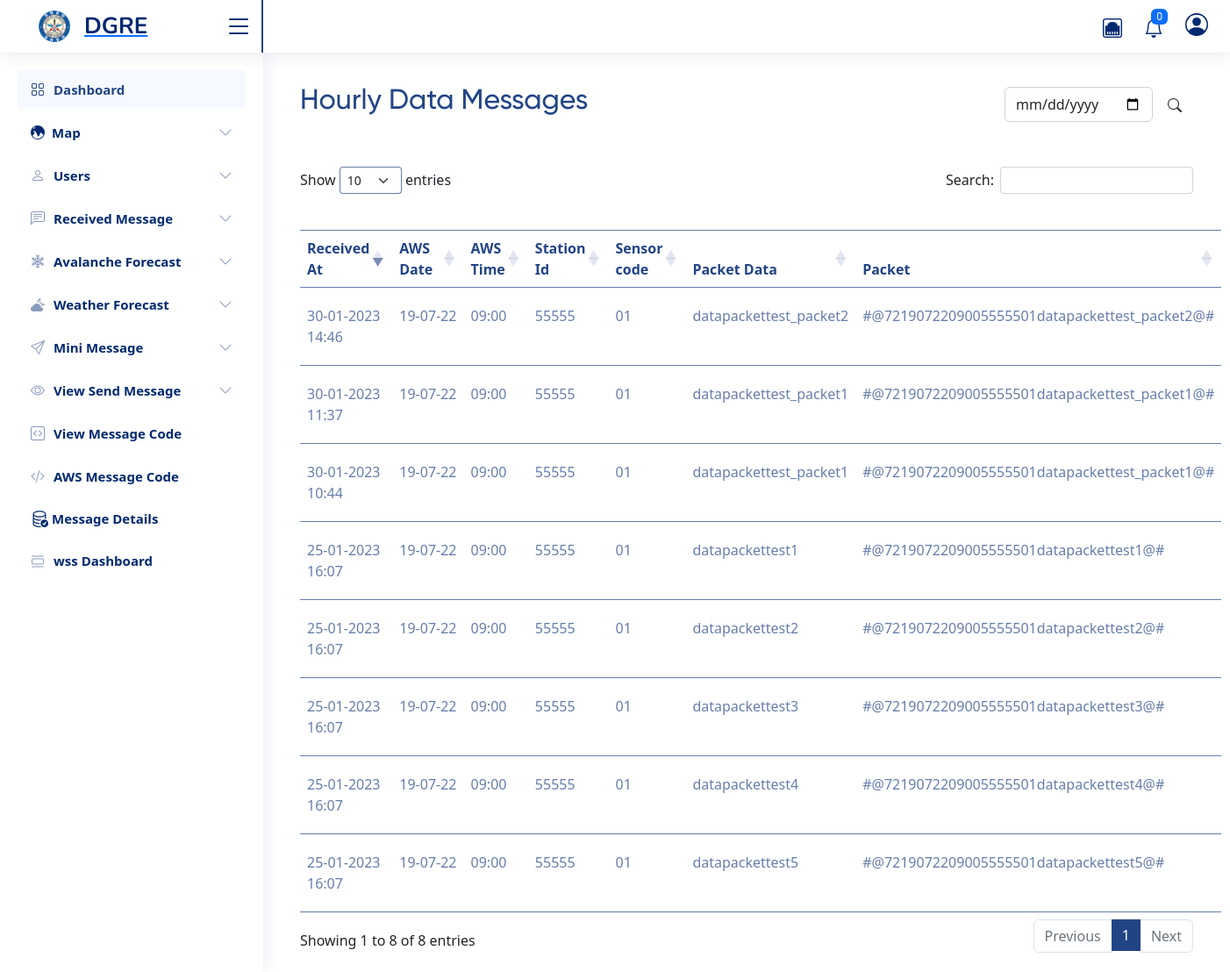
Page /message/hourly-data/ (signed in) on the committed database.
### wss_handler/models.py (models this page shows, shortened)
class Receive_message(models.Model):
    received_on = models.DateTimeField(auto_now=True)
    data = models.CharField(max_length=255)
    message_type = models.CharField(max_length=2)
    aws_date = models.CharField(max_length=6)
    aws_time = models.CharField(max_length=4)
    station_id = models.CharField(max_length=5)
    sensor_code = models.CharField(max_length=2)
    packet_data = models.CharField(max_length=117)
    packet = models.CharField(null=True, blank=True, max_length=255)

### taskapp/views.py (the view)
# urls.py: path("hourly-data/", views.hourly_data_show),
@login_required(login_url='/login/')
def hourly_data_show(request):
    messages = Receive_message.objects.filter(message_type="72")
    return render(request, "messages/hourly-data.html", locals())

### templates/messages/hourly-data.html (shortened to what this page needs)
{% extends "base.html" %}
{% block content %}
{% include "datatable.html" %}
<div class="col-md-9 col-lg-12 px-md-4 add-pointer-btn">
    <div class="d-flex justify-content-between flex-wrap flex-md-nowrap align-items-center pt-3 pb-2 mb-3 ">
      <h1 class="h2">Hourly Data Messages</h1>
      <div class="btn-toolbar mb-2 mb-md-0">
        <form method="get">
            <div class="d-flex">
                <input type="date" class="form-control" name="search-date" value="{{date}}">
            <button class="btn  rounded ms-1 btn-purple"><i class="bi bi-search"></i></button>
            </div>
        </form>
      </div>
 </div>
</div>
<div class="col-md-9 col-lg-12 px-md-4 mt-4 point-table">
    <table id="example" class="table table-striped table-content" style="width:100%">
        <thead>
            <tr>
                <th>Received At</th>
                <th>AWS Date</th>
                <th>AWS Time</th>
                <th>Station Id</th>
                <th>Sensor code</th>
                <th>Packet Data</th>
                {% if request.user.is_superuser %}
                <th>Packet</th>
                {% endif %}
            </tr>
        </thead>
        <tbody>
        {% for i in messages %}
        <tr>
        <td>{{i.received_on|date:'d-m-Y H:i'}}</td>
        <td>{{i.aws_date|slice:"2"}}-{{i.aws_date|slice:"2:4"}}-{{i.aws_date|slice:"4:6"}}</td>
        <td>{{i.aws_time|slice:"2"}}:{{i.aws_time|slice:"2:4"}}</td>
        <td>{{i.station_id}}</td>
        <td>{{i.sensor_code}}</td>
        <td>{{i.packet_data}}</td>
        {% if request.user.is_superuser %}
        <td>{{i.packet}}</td>
        {% endif %}
        </tr>
        {% endfor %}
        </tbody>
</table>
</div>
{% endblock %}

### static/assets/css/style.css (style rules this page uses)
:root { scroll-behavior: smooth; }
body { font-family: "Open Sans", sans-serif; background: #f6f9ff; color: #444444; }
h1, h2, h3, h4, h5, h6 { font-family: "Nunito", sans-serif; }

### static/css/style.css (style rules this page uses)
:root { --font1: 'Gilroy'; --font2: 'Poppins'; --blue: #214486; --darkblue: #34326f; --red: #c1292a; --liteblue: #008dd2; --liteblack: #2b2a29; }
h1,h2,h3,h4,h5 { font-family: var(--font1); }
body { font-family: var(--font2); background-color: transparent; }
.add-pointer-btn h1 { color: #214486; }
.point-table table.dataTable.table-striped>tbody>tr.odd>* { box-shadow: none; }
.table-content { padding-top: 35px; }
.table-content th { color: #214486; border-top: 1px solid #214486b0; padding: 22px 8px; }
.table-content tr { border-color: #214486b0; }
.table-content tr td { padding: 20px 8px; color: #214486b0; }
.table-striped>tbody>tr:nth-of-type(odd)>* { --bs-table-accent-bg: var(--bs-table-striped-bg); color: #214486b0 !important; }
.received-message-inner select.form-select, input { border-color: #2144864d; }
table.dataTable.table-striped>tbody>tr.odd>* { box-shadow: none !important; }

### templates/base.html (style rules this page uses)
.btn-purple { background-color:#214486; color:white; }

### rows in the picture
Receive_message: received_on "25-01-2023 16:07", aws_date "19", aws_date "07", aws_date "22", aws_time "09", aws_time "00", station_id "55555", sensor_code "01", packet_data "datapackettest1", packet "#@7219072209005555501datapackettest1@#"
Receive_message: received_on "25-01-2023 16:07", aws_date "19", aws_date "07", aws_date "22", aws_time "09", aws_time "00", station_id "55555", sensor_code "01", packet_data "datapackettest2", packet "#@7219072209005555501datapackettest2@#"
Receive_message: received_on "25-01-2023 16:07", aws_date "19", aws_date "07", aws_date "22", aws_time "09", aws_time "00", station_id "55555", sensor_code "01", packet_data "datapackettest3", packet "#@7219072209005555501datapackettest3@#"
Receive_message: received_on "25-01-2023 16:07", aws_date "19", aws_date "07", aws_date "22", aws_time "09", aws_time "00", station_id "55555", sensor_code "01", packet_data "datapackettest4", packet "#@7219072209005555501datapackettest4@#"
Receive_message: received_on "25-01-2023 16:07", aws_date "19", aws_date "07", aws_date "22", aws_time "09", aws_time "00", station_id "55555", sensor_code "01", packet_data "datapackettest5", packet "#@7219072209005555501datapackettest5@#"
Receive_message: received_on "30-01-2023 10:44", aws_date "19", aws_date "07", aws_date "22", aws_time "09", aws_time "00", station_id "55555", sensor_code "01", packet_data "datapackettest_packet1", packet "#@7219072209005555501datapackettest_packet1@#"
Receive_message: received_on "30-01-2023 11:37", aws_date "19", aws_date "07", aws_date "22", aws_time "09", aws_time "00", station_id "55555", sensor_code "01", packet_data "datapackettest_packet1", packet "#@7219072209005555501datapackettest_packet1@#"
Receive_message: received_on "30-01-2023 14:46", aws_date "19", aws_date "07", aws_date "22", aws_time "09", aws_time "00", station_id "55555", sensor_code "01", packet_data "datapackettest_packet2", packet "#@7219072209005555501datapackettest_packet2@#"
